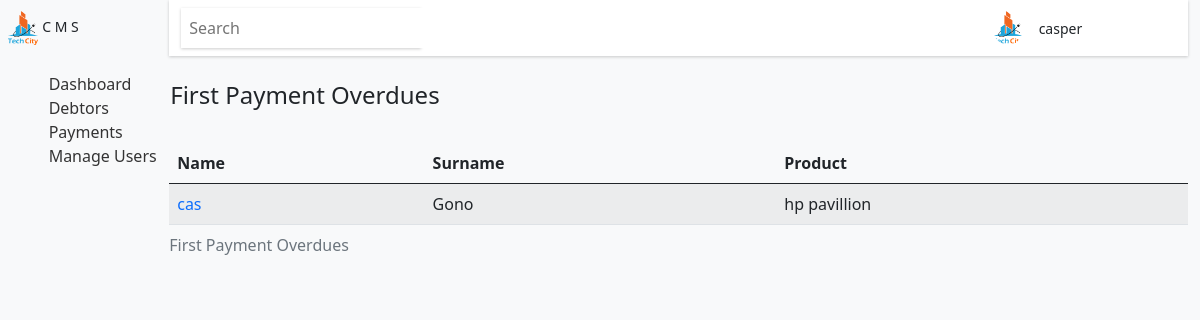
Before: /overdues/firstOverdues (signed in) with the older database file.
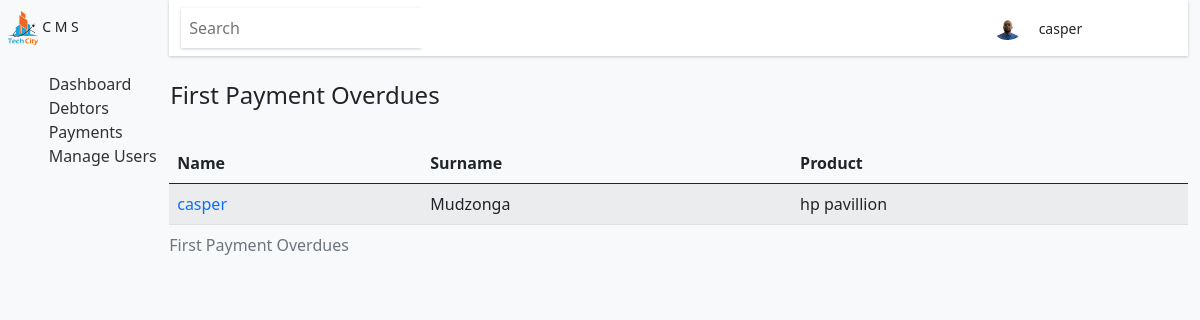
After: the same page with the newer database file.
### base/models.py (models this page shows, shortened)
class User(AbstractUser):
    position = models.CharField(max_length=50)
    image = models.ImageField(upload_to='profile', blank = True, default = 'profile/avatar.svg')
    USERNAME_FIELD = 'username'
    REQUIRED_FIELDS = []

class Debtor(models.Model):
    user = models.ForeignKey("base.User", on_delete=models.CASCADE)
    name = models.CharField(max_length=50)
    maiden = models.CharField(max_length=50, null = True, blank = True)
    surname = models.CharField(max_length=50)
    gender = models.CharField(max_length=50, choices = gender)
    address = models.CharField(max_length=50)
    phonenumber = models.CharField(max_length=10)
    id_number = models.CharField(max_length=14)
    is_fully_paid = models.CharField(max_length=50, default = 'no', null=True, blank = True)
    status = models.CharField(max_length=50, default = '', blank = True )
    created = models.DateField(auto_now_add=True)
    first_payment_date = models.DateField(default = date.today() + timedelta(days=30), null = True)
    second_payment_date = models.DateField(default = date.today() + timedelta(days=60), null = True)
    final_payment_date = models.DateField(default = date.today() + timedelta(days=90), null = True)
    @property
    def due_in_thirty(self):
        debtor_due = Debtor.objects.filter(first_payment_date__lte = date.today()) & Debtor.objects.filter(product__first_payment__lte = 0)
        return debtor_due

class Product(models.Model):
    debtor = models.OneToOneField("base.Debtor", on_delete=models.CASCADE, primary_key=True)
    product = models.CharField(max_length=50)
    product_sn = models.CharField(max_length=50)
    product_amount = models.DecimalField(max_digits=6, decimal_places=2, null = True, blank = True, default= 0)
    deposit = models.DecimalField(max_digits=5, decimal_places=2, null = True, blank = True, default= 0)
    product_details = models.CharField(max_length= 100)
    first_payment = models.DecimalField(max_digits=6, decimal_places=2,  default= 0)
    second_payment = models.DecimalField(max_digits=6, decimal_places=2,   default= 0)
    final_payment = models.DecimalField(max_digits=6, decimal_places=2, default= 0)
    total = models.DecimalField(max_digits=6, decimal_places=2, blank = True, null = True, default= 0)
    created = models.DateField(auto_now_add=True, null = True)
    updated = models.DateField(auto_now=True, null = True)
    def __str__(self):
        return self.product

### base/views.py (the view)
# urls.py: path('overdues/firstOverdues', views.firstOverdues, name='firstOverdues'),
@login_required(login_url = 'login')
def firstOverdues(request):
    overdues = Debtor()
    context = {
        'overdue_thirty':overdues.due_in_thirty,
    }
    return render(request, 'debtors/overdues/firstOverdues.html', context)

### Templates/debtors/overdues/firstOverdues.html (shortened to what this page needs)
{% extends 'base/base.html' %}
{% load static %}
{% block content %}
<div class="dash">
    {% include 'base/aside.html' %}
    <div class="center-panel">
        {% include 'base/header.html' %}
        <section class="main-app-area mt-4">
            <div class="container">
                <div class="heading d-flex justify-content-between align-items-center mb-4">
                    <h4>First Payment Overdues</h4>
                </div>
                    <table class="table table-striped table-responsive table-hover">
                        <caption>First Payment Overdues</caption>
                        <thead>
                            <th>Name</th>
                            <th>Surname</th>
                            <th>Product</th>
                        </thead>
                        <tbody>
                            {% for overdue in overdue_thirty %}
                            <tr>
                                <td><a href="{% url 'debtor' overdue.id %}" style="text-decoration:none;">{{overdue.name}}</a></td>
                                <td>{{overdue.surname}}</td>
                                <td>{{overdue.product}}</td>
                            </tr>
                            {% endfor %}
                        </tbody>
                    </table>
        </section>
</div>
{% endblock content %}

### Templates/base/header.html (shortened to what this page needs)
{% load static %}
<header class="container d-none d-lg-block d-xl-block">
    <nav class="navbar">
        <div class="container">
            <div class="search d-flex align-items-center">
                <form action="" method="get" class="d-flex">
                    <input type="search" value="" name="q" placeholder="Search" class="py-2 px-2">
                    <button style="background:#fff !important ;" class="btn  btn-sm" type="submit">
                        <i class="bi bi-search text-dark"></i>
                    </button>
                </form>
            </div>
            <div class=" user-notifications px-4 d-flex align-items-center">
                <img src="{{user.image.url}}" alt="image" width="30px">
                <small class="px-3">{{user.username}}</small>
                <small><i class="bi bi-bell" onclick="notficationsShow();"></i></small>
                <small><i class="bi bi-gear px-3" onclick="settingsShow();"></i></small>
            </div>
        </div>
    </nav>
</header>

Changed rows visible on the page:
removed Debtor: name "cas", surname "Gono", product "hp pavillion"
changed User "casper": image: a different picture
added Debtor: name "casper", surname "Mudzonga", product "hp pavillion"
